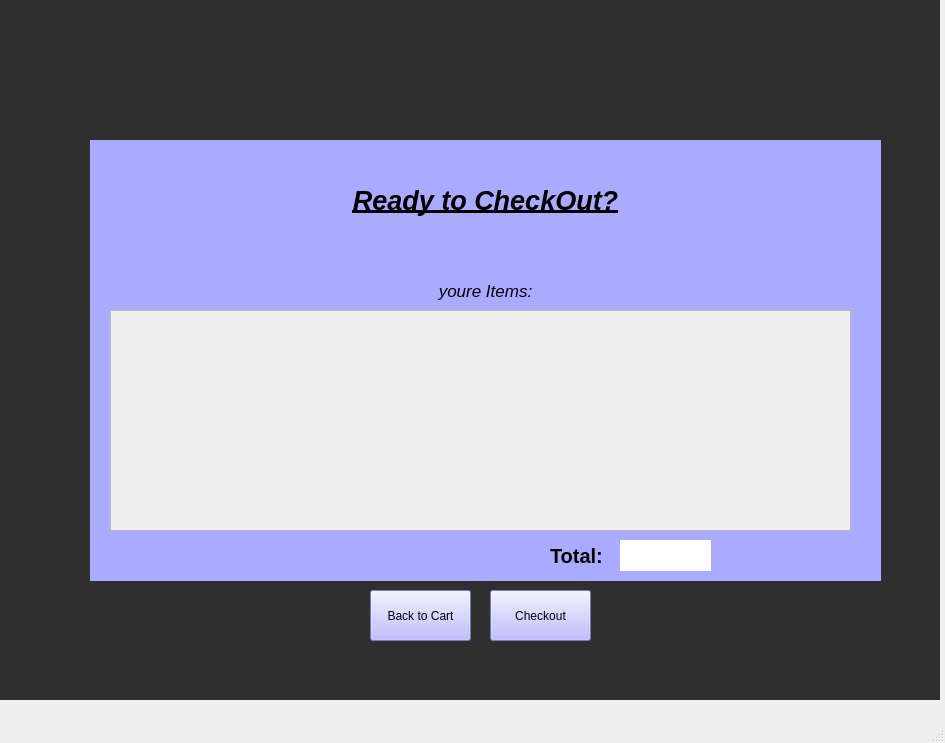
<?xml version="1.0" encoding="UTF-8"?>
<ui version="4.0">
 <class>MainWindow</class>
 <widget class="QMainWindow" name="MainWindow">
  <property name="geometry">
   <rect>
    <x>0</x>
    <y>0</y>
    <width>945</width>
    <height>743</height>
   </rect>
  </property>
  <property name="windowTitle">
   <string>MainWindow</string>
  </property>
  <widget class="QWidget" name="centralwidget">
   <widget class="QLabel" name="label_7">
    <property name="geometry">
     <rect>
      <x>90</x>
      <y>140</y>
      <width>791</width>
      <height>121</height>
     </rect>
    </property>
    <property name="font">
     <font>
      <pointsize>20</pointsize>
      <weight>75</weight>
      <italic>true</italic>
      <bold>true</bold>
      <underline>true</underline>
     </font>
    </property>
    <property name="styleSheet">
     <string notr="true">background-color: rgb(170, 170, 255);</string>
    </property>
    <property name="text">
     <string>Ready to CheckOut?</string>
    </property>
    <property name="alignment">
     <set>Qt::AlignCenter</set>
    </property>
   </widget>
   <widget class="QLabel" name="Shipper_Button">
    <property name="geometry">
     <rect>
      <x>90</x>
      <y>320</y>
      <width>791</width>
      <height>261</height>
     </rect>
    </property>
    <property name="font">
     <font>
      <pointsize>13</pointsize>
      <italic>true</italic>
     </font>
    </property>
    <property name="styleSheet">
     <string notr="true">
background-color: rgb(170, 170, 255);</string>
    </property>
    <property name="text">
     <string/>
    </property>
    <property name="alignment">
     <set>Qt::AlignCenter</set>
    </property>
   </widget>
   <widget class="QLabel" name="label_6">
    <property name="geometry">
     <rect>
      <x>0</x>
      <y>0</y>
      <width>940</width>
      <height>700</height>
     </rect>
    </property>
    <property name="styleSheet">
     <string notr="true">background-color: rgb(255, 85, 255);
background-color: rgba(47, 47, 47, 255);
</string>
    </property>
    <property name="text">
     <string/>
    </property>
   </widget>
   <widget class="QLabel" name="label_8">
    <property name="geometry">
     <rect>
      <x>90</x>
      <y>260</y>
      <width>791</width>
      <height>61</height>
     </rect>
    </property>
    <property name="font">
     <font>
      <pointsize>13</pointsize>
      <italic>true</italic>
     </font>
    </property>
    <property name="styleSheet">
     <string notr="true">
background-color: rgb(170, 170, 255);</string>
    </property>
    <property name="text">
     <string>youre Items:</string>
    </property>
    <property name="alignment">
     <set>Qt::AlignCenter</set>
    </property>
   </widget>
   <widget class="QPushButton" name="Back_to_Cart_Button">
    <property name="geometry">
     <rect>
      <x>370</x>
      <y>590</y>
      <width>101</width>
      <height>51</height>
     </rect>
    </property>
    <property name="styleSheet">
     <string notr="true">background-color: rgb(85, 85, 255);
background-color: rgb(170, 170, 255);</string>
    </property>
    <property name="text">
     <string>Back to Cart</string>
    </property>
   </widget>
   <widget class="QPushButton" name="CheckOut_Button">
    <property name="geometry">
     <rect>
      <x>490</x>
      <y>590</y>
      <width>101</width>
      <height>51</height>
     </rect>
    </property>
    <property name="styleSheet">
     <string notr="true">background-color: rgb(85, 85, 255);
background-color: rgb(170, 170, 255);</string>
    </property>
    <property name="text">
     <string>Checkout</string>
    </property>
   </widget>
   <widget class="QScrollArea" name="Item_ScrollArea">
    <property name="geometry">
     <rect>
      <x>110</x>
      <y>310</y>
      <width>741</width>
      <height>221</height>
     </rect>
    </property>
    <property name="widgetResizable">
     <bool>true</bool>
    </property>
    <widget class="QWidget" name="scrollAreaWidgetContents">
     <property name="geometry">
      <rect>
       <x>0</x>
       <y>0</y>
       <width>739</width>
       <height>219</height>
      </rect>
     </property>
    </widget>
   </widget>
   <widget class="QLabel" name="label">
    <property name="geometry">
     <rect>
      <x>550</x>
      <y>540</y>
      <width>61</width>
      <height>31</height>
     </rect>
    </property>
    <property name="font">
     <font>
      <pointsize>15</pointsize>
      <weight>75</weight>
      <bold>true</bold>
     </font>
    </property>
    <property name="text">
     <string>Total:</string>
    </property>
   </widget>
   <widget class="QLabel" name="Total_Sum_Button">
    <property name="geometry">
     <rect>
      <x>620</x>
      <y>540</y>
      <width>91</width>
      <height>31</height>
     </rect>
    </property>
    <property name="font">
     <font>
      <pointsize>15</pointsize>
      <weight>75</weight>
      <bold>true</bold>
     </font>
    </property>
    <property name="styleSheet">
     <string notr="true">background-color: rgb(255, 255, 255);</string>
    </property>
    <property name="text">
     <string/>
    </property>
   </widget>
   <zorder>label_6</zorder>
   <zorder>Back_to_Cart_Button</zorder>
   <zorder>Shipper_Button</zorder>
   <zorder>label_7</zorder>
   <zorder>label_8</zorder>
   <zorder>CheckOut_Button</zorder>
   <zorder>Item_ScrollArea</zorder>
   <zorder>label</zorder>
   <zorder>Total_Sum_Button</zorder>
  </widget>
  <widget class="QMenuBar" name="menubar">
   <property name="geometry">
    <rect>
     <x>0</x>
     <y>0</y>
     <width>945</width>
     <height>21</height>
    </rect>
   </property>
  </widget>
  <widget class="QStatusBar" name="statusbar"/>
 </widget>
 <resources/>
 <connections/>
</ui>
